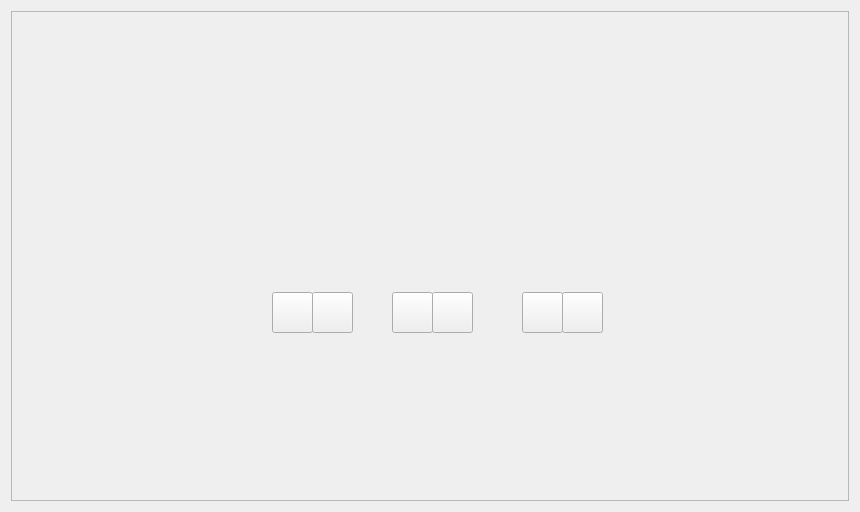
<?xml version="1.0" encoding="UTF-8"?>
<ui version="4.0">
 <class>Tab1ControlPannel</class>
 <widget class="QWidget" name="Tab1ControlPannel">
  <property name="geometry">
   <rect>
    <x>0</x>
    <y>0</y>
    <width>860</width>
    <height>512</height>
   </rect>
  </property>
  <property name="windowTitle">
   <string>Form</string>
  </property>
  <layout class="QHBoxLayout" name="horizontalLayout">
   <item>
    <widget class="QScrollArea" name="scrollArea">
     <property name="widgetResizable">
      <bool>true</bool>
     </property>
     <widget class="QWidget" name="scrollAreaWidgetContents">
      <property name="geometry">
       <rect>
        <x>0</x>
        <y>0</y>
        <width>840</width>
        <height>492</height>
       </rect>
      </property>
      <property name="sizePolicy">
       <sizepolicy hsizetype="Expanding" vsizetype="Expanding">
        <horstretch>0</horstretch>
        <verstretch>0</verstretch>
       </sizepolicy>
      </property>
      <widget class="QLabel" name="plabelBack">
       <property name="geometry">
        <rect>
         <x>0</x>
         <y>0</y>
         <width>841</width>
         <height>491</height>
        </rect>
       </property>
       <property name="sizePolicy">
        <sizepolicy hsizetype="Expanding" vsizetype="Expanding">
         <horstretch>0</horstretch>
         <verstretch>0</verstretch>
        </sizepolicy>
       </property>
       <property name="text">
        <string/>
       </property>
       <property name="pixmap">
        <pixmap resource="../STF_Image.qrc">:/STF_Images/STF_Overview.png</pixmap>
       </property>
       <property name="scaledContents">
        <bool>true</bool>
       </property>
      </widget>
      <widget class="QPushButton" name="pPot1PBSun">
       <property name="geometry">
        <rect>
         <x>260</x>
         <y>280</y>
         <width>41</width>
         <height>41</height>
        </rect>
       </property>
       <property name="text">
        <string/>
       </property>
       <property name="icon">
        <iconset resource="../STF_Image.qrc">
         <normaloff>:/STF_Images/STF_Button_Sun.png</normaloff>:/STF_Images/STF_Button_Sun.png</iconset>
       </property>
       <property name="iconSize">
        <size>
         <width>32</width>
         <height>32</height>
        </size>
       </property>
       <property name="checkable">
        <bool>true</bool>
       </property>
      </widget>
      <widget class="QPushButton" name="pPot1PBWater">
       <property name="geometry">
        <rect>
         <x>300</x>
         <y>280</y>
         <width>41</width>
         <height>41</height>
        </rect>
       </property>
       <property name="text">
        <string/>
       </property>
       <property name="icon">
        <iconset resource="../STF_Image.qrc">
         <normaloff>:/STF_Images/STF_Button_Water.png</normaloff>:/STF_Images/STF_Button_Water.png</iconset>
       </property>
       <property name="iconSize">
        <size>
         <width>32</width>
         <height>32</height>
        </size>
       </property>
       <property name="checkable">
        <bool>true</bool>
       </property>
      </widget>
      <widget class="QPushButton" name="pPot2PBSun">
       <property name="geometry">
        <rect>
         <x>380</x>
         <y>280</y>
         <width>41</width>
         <height>41</height>
        </rect>
       </property>
       <property name="text">
        <string/>
       </property>
       <property name="icon">
        <iconset resource="../STF_Image.qrc">
         <normaloff>:/STF_Images/STF_Button_Sun.png</normaloff>:/STF_Images/STF_Button_Sun.png</iconset>
       </property>
       <property name="iconSize">
        <size>
         <width>32</width>
         <height>32</height>
        </size>
       </property>
       <property name="checkable">
        <bool>true</bool>
       </property>
      </widget>
      <widget class="QPushButton" name="pPot2PBWater">
       <property name="geometry">
        <rect>
         <x>420</x>
         <y>280</y>
         <width>41</width>
         <height>41</height>
        </rect>
       </property>
       <property name="text">
        <string/>
       </property>
       <property name="icon">
        <iconset resource="../STF_Image.qrc">
         <normaloff>:/STF_Images/STF_Button_Water.png</normaloff>:/STF_Images/STF_Button_Water.png</iconset>
       </property>
       <property name="iconSize">
        <size>
         <width>32</width>
         <height>32</height>
        </size>
       </property>
       <property name="checkable">
        <bool>true</bool>
       </property>
      </widget>
      <widget class="QPushButton" name="pPot3PBSun">
       <property name="geometry">
        <rect>
         <x>510</x>
         <y>280</y>
         <width>41</width>
         <height>41</height>
        </rect>
       </property>
       <property name="text">
        <string/>
       </property>
       <property name="icon">
        <iconset resource="../STF_Image.qrc">
         <normaloff>:/STF_Images/STF_Button_Sun.png</normaloff>:/STF_Images/STF_Button_Sun.png</iconset>
       </property>
       <property name="iconSize">
        <size>
         <width>32</width>
         <height>32</height>
        </size>
       </property>
       <property name="checkable">
        <bool>true</bool>
       </property>
      </widget>
      <widget class="QPushButton" name="pPot3PBWater">
       <property name="geometry">
        <rect>
         <x>550</x>
         <y>280</y>
         <width>41</width>
         <height>41</height>
        </rect>
       </property>
       <property name="text">
        <string/>
       </property>
       <property name="icon">
        <iconset resource="../STF_Image.qrc">
         <normaloff>:/STF_Images/STF_Button_Water.png</normaloff>:/STF_Images/STF_Button_Water.png</iconset>
       </property>
       <property name="iconSize">
        <size>
         <width>32</width>
         <height>32</height>
        </size>
       </property>
       <property name="checkable">
        <bool>true</bool>
       </property>
      </widget>
      <widget class="QLabel" name="plabelPot1">
       <property name="geometry">
        <rect>
         <x>250</x>
         <y>170</y>
         <width>91</width>
         <height>111</height>
        </rect>
       </property>
       <property name="text">
        <string/>
       </property>
       <property name="pixmap">
        <pixmap resource="../STF_Image.qrc">:/STF_Images/STF_LTC.png</pixmap>
       </property>
       <property name="scaledContents">
        <bool>true</bool>
       </property>
      </widget>
      <widget class="QLabel" name="plabelPot2">
       <property name="geometry">
        <rect>
         <x>370</x>
         <y>170</y>
         <width>91</width>
         <height>111</height>
        </rect>
       </property>
       <property name="text">
        <string/>
       </property>
       <property name="pixmap">
        <pixmap resource="../STF_Image.qrc">:/STF_Images/STF_LTC.png</pixmap>
       </property>
       <property name="scaledContents">
        <bool>true</bool>
       </property>
      </widget>
      <widget class="QLabel" name="plabelPot3">
       <property name="geometry">
        <rect>
         <x>500</x>
         <y>170</y>
         <width>91</width>
         <height>111</height>
        </rect>
       </property>
       <property name="text">
        <string/>
       </property>
       <property name="pixmap">
        <pixmap resource="../STF_Image.qrc">:/STF_Images/STF_LTC.png</pixmap>
       </property>
       <property name="scaledContents">
        <bool>true</bool>
       </property>
      </widget>
      <widget class="QLabel" name="plabelPotSlider">
       <property name="geometry">
        <rect>
         <x>220</x>
         <y>210</y>
         <width>401</width>
         <height>91</height>
        </rect>
       </property>
       <property name="text">
        <string/>
       </property>
       <property name="pixmap">
        <pixmap resource="../STF_Image.qrc">:/STF_Images/STF_PotSlider.png</pixmap>
       </property>
       <property name="scaledContents">
        <bool>true</bool>
       </property>
      </widget>
      <zorder>plabelBack</zorder>
      <zorder>plabelPotSlider</zorder>
      <zorder>plabelPot1</zorder>
      <zorder>plabelPot2</zorder>
      <zorder>plabelPot3</zorder>
      <zorder>pPot1PBSun</zorder>
      <zorder>pPot1PBWater</zorder>
      <zorder>pPot2PBSun</zorder>
      <zorder>pPot2PBWater</zorder>
      <zorder>pPot3PBSun</zorder>
      <zorder>pPot3PBWater</zorder>
     </widget>
    </widget>
   </item>
  </layout>
 </widget>
 <resources>
  <include location="../STF_Image.qrc"/>
 </resources>
 <connections/>
</ui>
